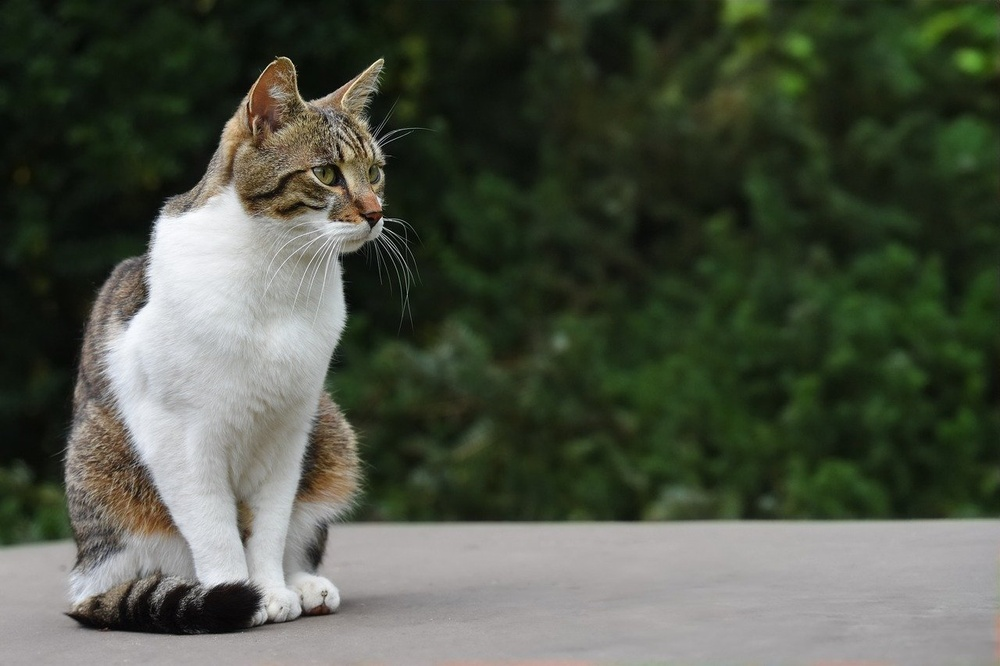
#> input picture backend/temp/1745809555383/sample.jpg, 1000 x 666 px, shrunk from 1280 x 853 before the run, found by its file name
$ python script.py
#> lines starting #> are read from the running program, lines starting #| are printed output that depends on the picture; after the words box and inside, x2 and y2 are one past the last pixel; in counts of white or black regions, pixels touching at a corner belong together
import cv2
import matplotlib.pyplot as plt

# Load the image (make sure sample.jpg is in the same folder)
img = cv2.imread('sample.jpg', cv2.IMREAD_GRAYSCALE)
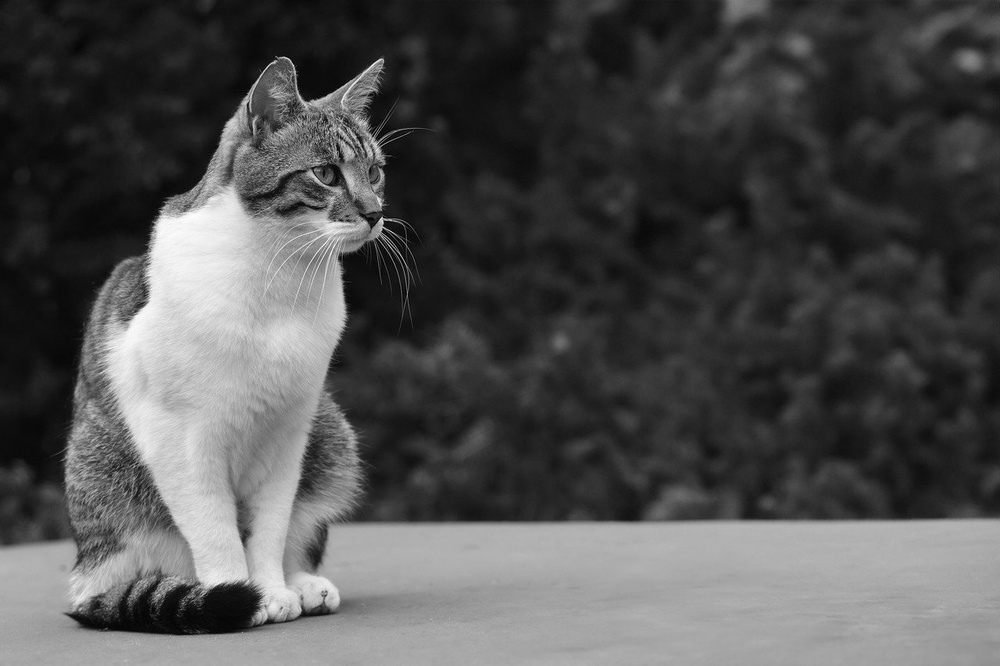
#> img: shape (666, 1000); min 0, max 255, mean 80.4

# Check if image is loaded properly
if img is None:
    raise FileNotFoundError("Image 'sample.jpg' not found. Make sure it's in the same folder as this script.")

# Apply Canny Edge Detection
edges = cv2.Canny(img, threshold1=100, threshold2=200)
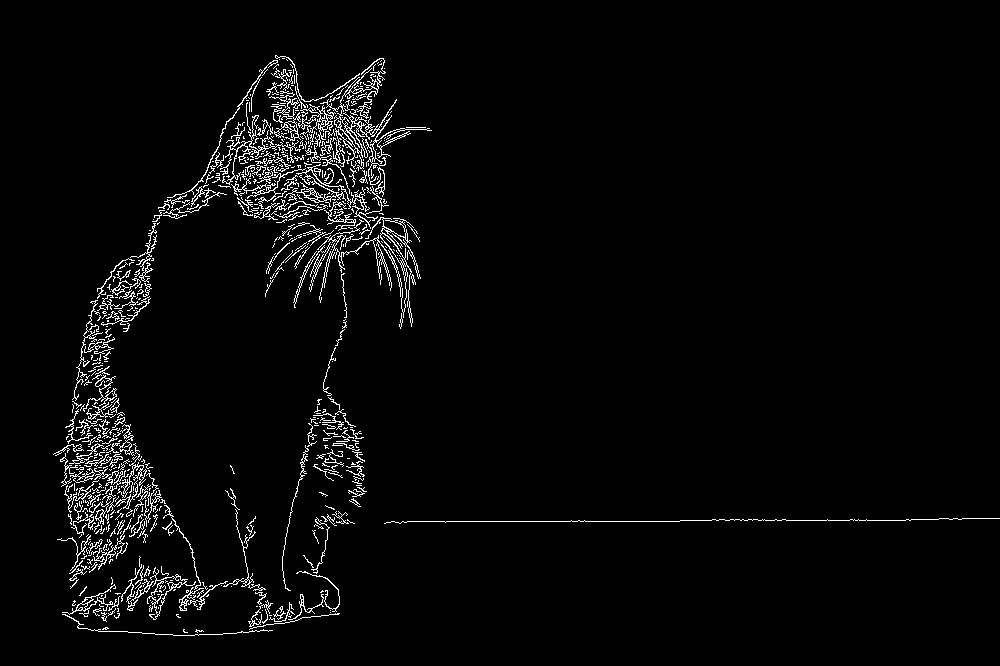
#> edges: shape (666, 1000); 3% white in thin lines or dots, all inside (x1, y1, x2, y2) = (53, 55, 1000, 636)

# Show original and edges side by side
plt.figure(figsize=(10, 5))

plt.subplot(1, 2, 1)
plt.title("Original Image")
plt.imshow(img, cmap='gray')
plt.axis('off')

plt.subplot(1, 2, 2)
plt.title("Edge Detection")
plt.imshow(edges, cmap='gray')
plt.axis('off')

plt.tight_layout()
plt.savefig("output.png")  # Save output if needed
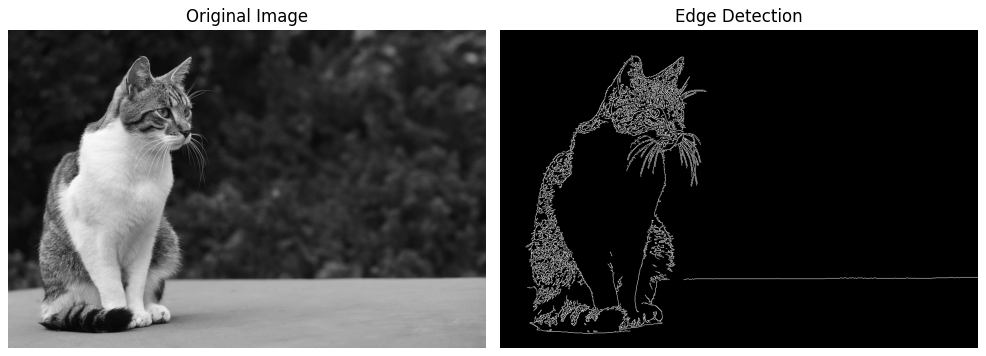
#> figure drawn by matplotlib, 2 panels
plt.show()
